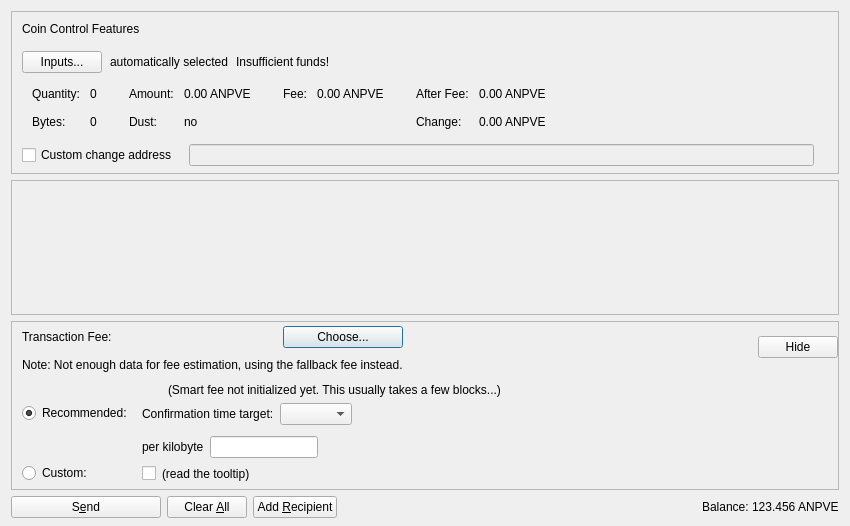
<?xml version="1.0" encoding="UTF-8"?>
<ui version="4.0">
 <class>SendCoinsDialog</class>
 <widget class="QDialog" name="SendCoinsDialog">
  <property name="geometry">
   <rect>
    <x>0</x>
    <y>0</y>
    <width>850</width>
    <height>526</height>
   </rect>
  </property>
  <property name="windowTitle">
   <string>Send Coins</string>
  </property>
  <layout class="QVBoxLayout" name="verticalLayout" stretch="0,1,0,0">
   <property name="bottomMargin">
    <number>8</number>
   </property>
   <item>
    <widget class="QFrame" name="frameCoinControl">
     <property name="sizePolicy">
      <sizepolicy hsizetype="Expanding" vsizetype="Expanding">
       <horstretch>0</horstretch>
       <verstretch>0</verstretch>
      </sizepolicy>
     </property>
     <property name="maximumSize">
      <size>
       <width>16777215</width>
       <height>16777215</height>
      </size>
     </property>
     <property name="frameShape">
      <enum>QFrame::StyledPanel</enum>
     </property>
     <property name="frameShadow">
      <enum>QFrame::Sunken</enum>
     </property>
     <layout class="QVBoxLayout" name="verticalLayoutCoinControl2">
      <property name="spacing">
       <number>0</number>
      </property>
      <property name="leftMargin">
       <number>0</number>
      </property>
      <property name="topMargin">
       <number>0</number>
      </property>
      <property name="rightMargin">
       <number>0</number>
      </property>
      <property name="bottomMargin">
       <number>6</number>
      </property>
      <item>
       <layout class="QVBoxLayout" name="verticalLayoutCoinControl" stretch="0,0,0,0,1">
        <property name="spacing">
         <number>0</number>
        </property>
        <property name="leftMargin">
         <number>10</number>
        </property>
        <property name="topMargin">
         <number>10</number>
        </property>
        <item>
         <layout class="QHBoxLayout" name="horizontalLayoutCoinControl1">
          <property name="bottomMargin">
           <number>15</number>
          </property>
          <item>
           <widget class="QLabel" name="labelCoinControlFeatures">
            <property name="sizePolicy">
             <sizepolicy hsizetype="Preferred" vsizetype="Maximum">
              <horstretch>0</horstretch>
              <verstretch>0</verstretch>
             </sizepolicy>
            </property>
            <property name="text">
             <string>Coin Control Features</string>
            </property>
           </widget>
          </item>
         </layout>
        </item>
        <item>
         <layout class="QHBoxLayout" name="horizontalLayoutCoinControl2" stretch="0,0,0,0">
          <property name="spacing">
           <number>8</number>
          </property>
          <property name="bottomMargin">
           <number>10</number>
          </property>
          <item>
           <widget class="QPushButton" name="pushButtonCoinControl">
            <property name="styleSheet">
             <string notr="true"/>
            </property>
            <property name="text">
             <string>Inputs...</string>
            </property>
            <property name="autoDefault">
             <bool>false</bool>
            </property>
           </widget>
          </item>
          <item>
           <widget class="QLabel" name="labelCoinControlAutomaticallySelected">
            <property name="text">
             <string>automatically selected</string>
            </property>
            <property name="margin">
             <number>5</number>
            </property>
           </widget>
          </item>
          <item>
           <widget class="QLabel" name="labelCoinControlInsuffFunds">
            <property name="text">
             <string>Insufficient funds!</string>
            </property>
            <property name="margin">
             <number>5</number>
            </property>
           </widget>
          </item>
          <item>
           <spacer name="horizontalSpacerCoinControl">
            <property name="orientation">
             <enum>Qt::Horizontal</enum>
            </property>
            <property name="sizeHint" stdset="0">
             <size>
              <width>40</width>
              <height>1</height>
             </size>
            </property>
           </spacer>
          </item>
         </layout>
        </item>
        <item>
         <widget class="QWidget" name="widgetCoinControl" native="true">
          <property name="sizePolicy">
           <sizepolicy hsizetype="Preferred" vsizetype="Preferred">
            <horstretch>0</horstretch>
            <verstretch>0</verstretch>
           </sizepolicy>
          </property>
          <property name="minimumSize">
           <size>
            <width>0</width>
            <height>0</height>
           </size>
          </property>
          <property name="styleSheet">
           <string notr="true"/>
          </property>
          <layout class="QHBoxLayout" name="horizontalLayoutCoinControl5">
           <property name="leftMargin">
            <number>0</number>
           </property>
           <property name="topMargin">
            <number>0</number>
           </property>
           <property name="rightMargin">
            <number>0</number>
           </property>
           <property name="bottomMargin">
            <number>0</number>
           </property>
           <item>
            <layout class="QHBoxLayout" name="horizontalLayoutCoinControl3" stretch="0,0,0,1">
             <property name="spacing">
              <number>20</number>
             </property>
             <property name="topMargin">
              <number>0</number>
             </property>
             <property name="bottomMargin">
              <number>10</number>
             </property>
             <item>
              <layout class="QFormLayout" name="formLayoutCoinControl1">
               <property name="horizontalSpacing">
                <number>10</number>
               </property>
               <property name="verticalSpacing">
                <number>14</number>
               </property>
               <property name="leftMargin">
                <number>10</number>
               </property>
               <property name="topMargin">
                <number>4</number>
               </property>
               <property name="rightMargin">
                <number>6</number>
               </property>
               <item row="0" column="0">
                <widget class="QLabel" name="labelCoinControlQuantityText">
                 <property name="text">
                  <string>Quantity:</string>
                 </property>
                 <property name="margin">
                  <number>0</number>
                 </property>
                </widget>
               </item>
               <item row="0" column="1">
                <widget class="QLabel" name="labelCoinControlQuantity">
                 <property name="cursor">
                  <cursorShape>IBeamCursor</cursorShape>
                 </property>
                 <property name="contextMenuPolicy">
                  <enum>Qt::ActionsContextMenu</enum>
                 </property>
                 <property name="text">
                  <string notr="true">0</string>
                 </property>
                 <property name="margin">
                  <number>0</number>
                 </property>
                 <property name="textInteractionFlags">
                  <set>Qt::LinksAccessibleByMouse|Qt::TextSelectableByKeyboard|Qt::TextSelectableByMouse</set>
                 </property>
                </widget>
               </item>
               <item row="1" column="0">
                <widget class="QLabel" name="labelCoinControlBytesText">
                 <property name="text">
                  <string>Bytes:</string>
                 </property>
                </widget>
               </item>
               <item row="1" column="1">
                <widget class="QLabel" name="labelCoinControlBytes">
                 <property name="cursor">
                  <cursorShape>IBeamCursor</cursorShape>
                 </property>
                 <property name="contextMenuPolicy">
                  <enum>Qt::ActionsContextMenu</enum>
                 </property>
                 <property name="text">
                  <string notr="true">0</string>
                 </property>
                 <property name="textInteractionFlags">
                  <set>Qt::LinksAccessibleByMouse|Qt::TextSelectableByKeyboard|Qt::TextSelectableByMouse</set>
                 </property>
                </widget>
               </item>
              </layout>
             </item>
             <item>
              <layout class="QFormLayout" name="formLayoutCoinControl2">
               <property name="horizontalSpacing">
                <number>10</number>
               </property>
               <property name="verticalSpacing">
                <number>14</number>
               </property>
               <property name="leftMargin">
                <number>6</number>
               </property>
               <property name="topMargin">
                <number>4</number>
               </property>
               <property name="rightMargin">
                <number>6</number>
               </property>
               <item row="0" column="0">
                <widget class="QLabel" name="labelCoinControlAmountText">
                 <property name="text">
                  <string>Amount:</string>
                 </property>
                 <property name="margin">
                  <number>0</number>
                 </property>
                </widget>
               </item>
               <item row="0" column="1">
                <widget class="QLabel" name="labelCoinControlAmount">
                 <property name="cursor">
                  <cursorShape>IBeamCursor</cursorShape>
                 </property>
                 <property name="contextMenuPolicy">
                  <enum>Qt::ActionsContextMenu</enum>
                 </property>
                 <property name="text">
                  <string notr="true">0.00 ANPVE</string>
                 </property>
                 <property name="textInteractionFlags">
                  <set>Qt::LinksAccessibleByMouse|Qt::TextSelectableByKeyboard|Qt::TextSelectableByMouse</set>
                 </property>
                </widget>
               </item>
               <item row="1" column="0">
                <widget class="QLabel" name="labelCoinControlLowOutputText">
                 <property name="text">
                  <string>Dust:</string>
                 </property>
                </widget>
               </item>
               <item row="1" column="1">
                <widget class="QLabel" name="labelCoinControlLowOutput">
                 <property name="cursor">
                  <cursorShape>IBeamCursor</cursorShape>
                 </property>
                 <property name="contextMenuPolicy">
                  <enum>Qt::ActionsContextMenu</enum>
                 </property>
                 <property name="text">
                  <string notr="true">no</string>
                 </property>
                 <property name="textInteractionFlags">
                  <set>Qt::LinksAccessibleByMouse|Qt::TextSelectableByKeyboard|Qt::TextSelectableByMouse</set>
                 </property>
                </widget>
               </item>
              </layout>
             </item>
             <item>
              <layout class="QFormLayout" name="formLayoutCoinControl3">
               <property name="horizontalSpacing">
                <number>10</number>
               </property>
               <property name="verticalSpacing">
                <number>14</number>
               </property>
               <property name="leftMargin">
                <number>6</number>
               </property>
               <property name="topMargin">
                <number>4</number>
               </property>
               <property name="rightMargin">
                <number>6</number>
               </property>
               <item row="0" column="0">
                <widget class="QLabel" name="labelCoinControlFeeText">
                 <property name="text">
                  <string>Fee:</string>
                 </property>
                 <property name="margin">
                  <number>0</number>
                 </property>
                </widget>
               </item>
               <item row="0" column="1">
                <widget class="QLabel" name="labelCoinControlFee">
                 <property name="cursor">
                  <cursorShape>IBeamCursor</cursorShape>
                 </property>
                 <property name="contextMenuPolicy">
                  <enum>Qt::ActionsContextMenu</enum>
                 </property>
                 <property name="text">
                  <string notr="true">0.00 ANPVE</string>
                 </property>
                 <property name="textInteractionFlags">
                  <set>Qt::LinksAccessibleByMouse|Qt::TextSelectableByKeyboard|Qt::TextSelectableByMouse</set>
                 </property>
                </widget>
               </item>
              </layout>
             </item>
             <item>
              <layout class="QFormLayout" name="formLayoutCoinControl4">
               <property name="horizontalSpacing">
                <number>10</number>
               </property>
               <property name="verticalSpacing">
                <number>14</number>
               </property>
               <property name="leftMargin">
                <number>6</number>
               </property>
               <property name="topMargin">
                <number>4</number>
               </property>
               <property name="rightMargin">
                <number>6</number>
               </property>
               <item row="0" column="0">
                <widget class="QLabel" name="labelCoinControlAfterFeeText">
                 <property name="text">
                  <string>After Fee:</string>
                 </property>
                 <property name="margin">
                  <number>0</number>
                 </property>
                </widget>
               </item>
               <item row="0" column="1">
                <widget class="QLabel" name="labelCoinControlAfterFee">
                 <property name="cursor">
                  <cursorShape>IBeamCursor</cursorShape>
                 </property>
                 <property name="contextMenuPolicy">
                  <enum>Qt::ActionsContextMenu</enum>
                 </property>
                 <property name="text">
                  <string notr="true">0.00 ANPVE</string>
                 </property>
                 <property name="textInteractionFlags">
                  <set>Qt::LinksAccessibleByMouse|Qt::TextSelectableByKeyboard|Qt::TextSelectableByMouse</set>
                 </property>
                </widget>
               </item>
               <item row="1" column="0">
                <widget class="QLabel" name="labelCoinControlChangeText">
                 <property name="text">
                  <string>Change:</string>
                 </property>
                </widget>
               </item>
               <item row="1" column="1">
                <widget class="QLabel" name="labelCoinControlChange">
                 <property name="cursor">
                  <cursorShape>IBeamCursor</cursorShape>
                 </property>
                 <property name="contextMenuPolicy">
                  <enum>Qt::ActionsContextMenu</enum>
                 </property>
                 <property name="text">
                  <string notr="true">0.00 ANPVE</string>
                 </property>
                 <property name="textInteractionFlags">
                  <set>Qt::LinksAccessibleByMouse|Qt::TextSelectableByKeyboard|Qt::TextSelectableByMouse</set>
                 </property>
                </widget>
               </item>
              </layout>
             </item>
            </layout>
           </item>
          </layout>
         </widget>
        </item>
        <item>
         <layout class="QHBoxLayout" name="horizontalLayoutCoinControl4" stretch="0,0,0">
          <property name="spacing">
           <number>12</number>
          </property>
          <property name="sizeConstraint">
           <enum>QLayout::SetDefaultConstraint</enum>
          </property>
          <property name="topMargin">
           <number>5</number>
          </property>
          <property name="rightMargin">
           <number>5</number>
          </property>
          <item>
           <widget class="QCheckBox" name="checkBoxCoinControlChange">
            <property name="toolTip">
             <string>If this is activated, but the change address is empty or invalid, change will be sent to a newly generated address.</string>
            </property>
            <property name="text">
             <string>Custom change address</string>
            </property>
           </widget>
          </item>
          <item>
           <widget class="QValidatedLineEdit" name="lineEditCoinControlChange">
            <property name="enabled">
             <bool>false</bool>
            </property>
            <property name="sizePolicy">
             <sizepolicy hsizetype="Expanding" vsizetype="Fixed">
              <horstretch>0</horstretch>
              <verstretch>0</verstretch>
             </sizepolicy>
            </property>
           </widget>
          </item>
          <item>
           <widget class="QLabel" name="labelCoinControlChangeLabel">
            <property name="sizePolicy">
             <sizepolicy hsizetype="Preferred" vsizetype="Expanding">
              <horstretch>0</horstretch>
              <verstretch>0</verstretch>
             </sizepolicy>
            </property>
            <property name="minimumSize">
             <size>
              <width>0</width>
              <height>0</height>
             </size>
            </property>
            <property name="text">
             <string/>
            </property>
            <property name="margin">
             <number>3</number>
            </property>
           </widget>
          </item>
         </layout>
        </item>
        <item>
         <spacer name="verticalSpacerCoinControl">
          <property name="orientation">
           <enum>Qt::Vertical</enum>
          </property>
          <property name="sizeHint" stdset="0">
           <size>
            <width>800</width>
            <height>1</height>
           </size>
          </property>
         </spacer>
        </item>
       </layout>
      </item>
     </layout>
    </widget>
   </item>
   <item>
    <widget class="QScrollArea" name="scrollArea">
     <property name="widgetResizable">
      <bool>true</bool>
     </property>
     <widget class="QWidget" name="scrollAreaWidgetContents">
      <property name="geometry">
       <rect>
        <x>0</x>
        <y>0</y>
        <width>830</width>
        <height>104</height>
       </rect>
      </property>
      <layout class="QVBoxLayout" name="verticalLayout_2" stretch="0,1">
       <property name="leftMargin">
        <number>0</number>
       </property>
       <property name="topMargin">
        <number>0</number>
       </property>
       <property name="rightMargin">
        <number>0</number>
       </property>
       <property name="bottomMargin">
        <number>0</number>
       </property>
       <item>
        <layout class="QVBoxLayout" name="entries">
         <property name="spacing">
          <number>6</number>
         </property>
        </layout>
       </item>
       <item>
        <spacer name="verticalSpacer">
         <property name="orientation">
          <enum>Qt::Vertical</enum>
         </property>
         <property name="sizeHint" stdset="0">
          <size>
           <width>20</width>
           <height>40</height>
          </size>
         </property>
        </spacer>
       </item>
      </layout>
     </widget>
    </widget>
   </item>
   <item>
    <widget class="QFrame" name="frameFee">
     <property name="sizePolicy">
      <sizepolicy hsizetype="Expanding" vsizetype="Expanding">
       <horstretch>0</horstretch>
       <verstretch>0</verstretch>
      </sizepolicy>
     </property>
     <property name="maximumSize">
      <size>
       <width>16777215</width>
       <height>16777215</height>
      </size>
     </property>
     <property name="frameShape">
      <enum>QFrame::StyledPanel</enum>
     </property>
     <property name="frameShadow">
      <enum>QFrame::Sunken</enum>
     </property>
     <layout class="QVBoxLayout" name="verticalLayoutFee1">
      <property name="spacing">
       <number>0</number>
      </property>
      <property name="leftMargin">
       <number>0</number>
      </property>
      <property name="topMargin">
       <number>0</number>
      </property>
      <property name="rightMargin">
       <number>0</number>
      </property>
      <property name="bottomMargin">
       <number>0</number>
      </property>
      <item>
       <layout class="QVBoxLayout" name="verticalLayoutFee2" stretch="0,0,0">
        <property name="spacing">
         <number>0</number>
        </property>
        <property name="leftMargin">
         <number>10</number>
        </property>
        <property name="topMargin">
         <number>0</number>
        </property>
        <item>
         <layout class="QHBoxLayout" name="horizontalLayoutFee1">
          <property name="bottomMargin">
           <number>0</number>
          </property>
          <item>
           <layout class="QVBoxLayout" name="verticalLayoutFee7">
            <property name="spacing">
             <number>0</number>
            </property>
            <item>
             <spacer name="verticalSpacerSmartFee">
              <property name="orientation">
               <enum>Qt::Vertical</enum>
              </property>
              <property name="sizeType">
               <enum>QSizePolicy::Fixed</enum>
              </property>
              <property name="sizeHint" stdset="0">
               <size>
                <width>1</width>
                <height>4</height>
               </size>
              </property>
             </spacer>
            </item>
            <item>
             <layout class="QHBoxLayout" name="horizontalLayoutSmartFee">
              <property name="spacing">
               <number>10</number>
              </property>
              <item>
               <widget class="QLabel" name="labelFeeHeadline">
                <property name="sizePolicy">
                 <sizepolicy hsizetype="Preferred" vsizetype="Maximum">
                  <horstretch>0</horstretch>
                  <verstretch>0</verstretch>
                 </sizepolicy>
                </property>
                <property name="text">
                 <string>Transaction Fee:</string>
                </property>
               </widget>
              </item>
              <item>
               <widget class="QLabel" name="labelFeeMinimized">
                <property name="text">
                 <string/>
                </property>
               </widget>
              </item>
              <item>
               <widget class="QPushButton" name="buttonChooseFee">
                <property name="text">
                 <string>Choose...</string>
                </property>
               </widget>
              </item>
             </layout>
            </item>
            <item>
             <spacer name="verticalSpacer_7">
              <property name="orientation">
               <enum>Qt::Vertical</enum>
              </property>
              <property name="sizeHint" stdset="0">
               <size>
                <width>1</width>
                <height>10</height>
               </size>
              </property>
             </spacer>
            </item>
            <item>
             <widget class="QLabel" name="fallbackFeeWarningLabel">
              <property name="toolTip">
               <string>Using the fallbackfee can result in sending a transaction that will take several hours or days (or never) to confirm. Consider choosing your fee manually or wait until you have validated the complete chain.</string>
              </property>
              <property name="text">
               <string>Note: Not enough data for fee estimation, using the fallback fee instead.</string>
              </property>
              <property name="wordWrap">
               <bool>false</bool>
              </property>
             </widget>
            </item>
            <item>
             <spacer name="verticalSpacer_5">
              <property name="orientation">
               <enum>Qt::Vertical</enum>
              </property>
              <property name="sizeHint" stdset="0">
               <size>
                <width>1</width>
                <height>1</height>
               </size>
              </property>
             </spacer>
            </item>
           </layout>
          </item>
          <item>
           <spacer name="horizontalSpacer_4">
            <property name="orientation">
             <enum>Qt::Horizontal</enum>
            </property>
            <property name="sizeHint" stdset="0">
             <size>
              <width>1</width>
              <height>1</height>
             </size>
            </property>
           </spacer>
          </item>
          <item>
           <widget class="QPushButton" name="buttonMinimizeFee">
            <property name="toolTip">
             <string>collapse fee-settings</string>
            </property>
            <property name="text">
             <string>Hide</string>
            </property>
           </widget>
          </item>
         </layout>
        </item>
        <item>
         <widget class="QFrame" name="frameFeeSelection">
          <layout class="QVBoxLayout" name="verticalLayoutFee12">
           <property name="spacing">
            <number>0</number>
           </property>
           <property name="leftMargin">
            <number>0</number>
           </property>
           <property name="topMargin">
            <number>0</number>
           </property>
           <property name="rightMargin">
            <number>0</number>
           </property>
           <property name="bottomMargin">
            <number>0</number>
           </property>
           <item>
            <layout class="QGridLayout" name="gridLayoutFee">
             <property name="topMargin">
              <number>10</number>
             </property>
             <property name="bottomMargin">
              <number>4</number>
             </property>
             <property name="horizontalSpacing">
              <number>10</number>
             </property>
             <property name="verticalSpacing">
              <number>4</number>
             </property>
             <item row="1" column="1">
              <layout class="QVBoxLayout" name="verticalLayoutFee8">
               <property name="spacing">
                <number>6</number>
               </property>
               <property name="topMargin">
                <number>3</number>
               </property>
               <item>
                <layout class="QHBoxLayout" name="horizontalLayoutFee13" stretch="0,0,1">
                 <item>
                  <widget class="QLabel" name="labelCustomPerKilobyte">
                   <property name="toolTip">
                    <string>If the custom fee is set to 1000 ruffs and the transaction is only 250 bytes, then &quot;per kilobyte&quot; only pays 250 ruffs in fee,&lt;br /&gt;while &quot;at least&quot; pays 1000 ruffs. For transactions bigger than a kilobyte both pay by kilobyte.</string>
                   </property>
                   <property name="text">
                    <string>per kilobyte</string>
                   </property>
                  </widget>
                 </item>
                 <item>
                  <widget class="BitcoinAmountField" name="customFee"/>
                 </item>
                 <item>
                  <spacer name="horizontalSpacer_6">
                   <property name="orientation">
                    <enum>Qt::Horizontal</enum>
                   </property>
                   <property name="sizeHint" stdset="0">
                    <size>
                     <width>1</width>
                     <height>1</height>
                    </size>
                   </property>
                  </spacer>
                 </item>
                </layout>
               </item>
               <item>
                <layout class="QHBoxLayout" name="horizontalLayoutFee8">
                 <item>
                  <widget class="QCheckBox" name="checkBoxMinimumFee">
                   <property name="toolTip">
                    <string>Paying only the minimum fee is just fine as long as there is less transaction volume than space in the blocks.&lt;br /&gt;But be aware that this can end up in a never confirming transaction once there is more demand for anonpay transactions than the network can process.</string>
                   </property>
                   <property name="text">
                    <string/>
                   </property>
                  </widget>
                 </item>
                 <item>
                  <widget class="QLabel" name="labelMinFeeWarning">
                   <property name="enabled">
                    <bool>true</bool>
                   </property>
                   <property name="toolTip">
                    <string>Paying only the minimum fee is just fine as long as there is less transaction volume than space in the blocks.&lt;br /&gt;But be aware that this can end up in a never confirming transaction once there is more demand for anonpay transactions than the network can process.</string>
                   </property>
                   <property name="text">
                    <string>(read the tooltip)</string>
                   </property>
                   <property name="margin">
                    <number>5</number>
                   </property>
                  </widget>
                 </item>
                 <item>
                  <spacer name="horizontalSpacer_2">
                   <property name="orientation">
                    <enum>Qt::Horizontal</enum>
                   </property>
                   <property name="sizeHint" stdset="0">
                    <size>
                     <width>1</width>
                     <height>1</height>
                    </size>
                   </property>
                  </spacer>
                 </item>
                </layout>
               </item>
              </layout>
             </item>
             <item row="0" column="0">
              <layout class="QVBoxLayout" name="verticalLayoutFee4" stretch="0,1">
               <property name="topMargin">
                <number>20</number>
               </property>
               <property name="bottomMargin">
                <number>3</number>
               </property>
               <item>
                <widget class="QRadioButton" name="radioSmartFee">
                 <property name="text">
                  <string>Recommended:</string>
                 </property>
                 <property name="checked">
                  <bool>true</bool>
                 </property>
                 <attribute name="buttonGroup">
                  <string notr="true">groupFee</string>
                 </attribute>
                </widget>
               </item>
               <item>
                <spacer name="verticalSpacer_2">
                 <property name="orientation">
                  <enum>Qt::Vertical</enum>
                 </property>
                 <property name="sizeHint" stdset="0">
                  <size>
                   <width>1</width>
                   <height>1</height>
                  </size>
                 </property>
                </spacer>
               </item>
              </layout>
             </item>
             <item row="1" column="0">
              <layout class="QVBoxLayout" name="verticalLayoutFee9" stretch="0,1">
               <property name="topMargin">
                <number>30</number>
               </property>
               <item>
                <widget class="QRadioButton" name="radioCustomFee">
                 <property name="text">
                  <string>Custom:</string>
                 </property>
                 <attribute name="buttonGroup">
                  <string notr="true">groupFee</string>
                 </attribute>
                </widget>
               </item>
               <item>
                <spacer name="verticalSpacer_6">
                 <property name="orientation">
                  <enum>Qt::Vertical</enum>
                 </property>
                 <property name="sizeHint" stdset="0">
                  <size>
                   <width>1</width>
                   <height>1</height>
                  </size>
                 </property>
                </spacer>
               </item>
              </layout>
             </item>
             <item row="0" column="1">
              <layout class="QVBoxLayout" name="verticalLayoutFee3" stretch="0,0,1">
               <property name="spacing">
                <number>6</number>
               </property>
               <property name="topMargin">
                <number>0</number>
               </property>
               <property name="bottomMargin">
                <number>3</number>
               </property>
               <item>
                <layout class="QHBoxLayout" name="horizontalLayoutFee12">
                 <item>
                  <widget class="QLabel" name="labelSmartFee">
                   <property name="text">
                    <string/>
                   </property>
                   <property name="margin">
                    <number>2</number>
                   </property>
                  </widget>
                 </item>
                 <item>
                  <widget class="QLabel" name="labelFeeEstimation">
                   <property name="text">
                    <string/>
                   </property>
                  </widget>
                 </item>
                 <item>
                  <widget class="QLabel" name="labelSmartFee2">
                   <property name="text">
                    <string>(Smart fee not initialized yet. This usually takes a few blocks...)</string>
                   </property>
                   <property name="margin">
                    <number>2</number>
                   </property>
                  </widget>
                 </item>
                 <item>
                  <spacer name="horizontalSpacer_5">
                   <property name="orientation">
                    <enum>Qt::Horizontal</enum>
                   </property>
                   <property name="sizeHint" stdset="0">
                    <size>
                     <width>1</width>
                     <height>1</height>
                    </size>
                   </property>
                  </spacer>
                 </item>
                </layout>
               </item>
               <item>
                <layout class="QHBoxLayout" name="horizontalLayoutFee9">
                 <item>
                  <layout class="QVBoxLayout" name="verticalLayoutFee6">
                   <item>
                    <widget class="QLabel" name="labelSmartFee3">
                     <property name="text">
                      <string>Confirmation time target:</string>
                     </property>
                     <property name="margin">
                      <number>2</number>
                     </property>
                    </widget>
                   </item>
                  </layout>
                 </item>
                 <item>
                  <layout class="QVBoxLayout" name="verticalLayoutFee5">
                   <property name="rightMargin">
                    <number>30</number>
                   </property>
                   <item>
                    <layout class="QHBoxLayout" name="horizontalLayoutConfTarget">
                     <property name="bottomMargin">
                      <number>0</number>
                     </property>
                     <item>
                      <widget class="QComboBox" name="confTargetSelector"/>
                     </item>
                     <item>
                      <spacer name="horizontalSpacerConfTarget">
                       <property name="orientation">
                        <enum>Qt::Horizontal</enum>
                       </property>
                       <property name="sizeHint" stdset="0">
                        <size>
                         <width>40</width>
                         <height>20</height>
                        </size>
                       </property>
                      </spacer>
                     </item>
                    </layout>
                   </item>
                  </layout>
                 </item>
                </layout>
               </item>
               <item>
                <spacer name="verticalSpacer_4">
                 <property name="orientation">
                  <enum>Qt::Vertical</enum>
                 </property>
                 <property name="sizeHint" stdset="0">
                  <size>
                   <width>1</width>
                   <height>1</height>
                  </size>
                 </property>
                </spacer>
               </item>
              </layout>
             </item>
            </layout>
           </item>
          </layout>
         </widget>
        </item>
        <item>
         <spacer name="verticalSpacerFee">
          <property name="orientation">
           <enum>Qt::Vertical</enum>
          </property>
          <property name="sizeHint" stdset="0">
           <size>
            <width>800</width>
            <height>1</height>
           </size>
          </property>
         </spacer>
        </item>
       </layout>
      </item>
     </layout>
    </widget>
   </item>
   <item>
    <layout class="QHBoxLayout" name="horizontalLayout">
     <item>
      <widget class="QPushButton" name="sendButton">
       <property name="minimumSize">
        <size>
         <width>150</width>
         <height>0</height>
        </size>
       </property>
       <property name="toolTip">
        <string>Confirm the send action</string>
       </property>
       <property name="text">
        <string>S&amp;end</string>
       </property>
       <property name="autoDefault">
        <bool>false</bool>
       </property>
       <property name="default">
        <bool>false</bool>
       </property>
      </widget>
     </item>
     <item>
      <widget class="QPushButton" name="clearButton">
       <property name="sizePolicy">
        <sizepolicy hsizetype="Minimum" vsizetype="Fixed">
         <horstretch>0</horstretch>
         <verstretch>0</verstretch>
        </sizepolicy>
       </property>
       <property name="toolTip">
        <string>Clear all fields of the form.</string>
       </property>
       <property name="text">
        <string>Clear &amp;All</string>
       </property>
       <property name="autoDefault">
        <bool>false</bool>
       </property>
      </widget>
     </item>
     <item>
      <widget class="QPushButton" name="addButton">
       <property name="toolTip">
        <string>Send to multiple recipients at once</string>
       </property>
       <property name="text">
        <string>Add &amp;Recipient</string>
       </property>
       <property name="autoDefault">
        <bool>false</bool>
       </property>
      </widget>
     </item>
     <item>
      <spacer name="horizontalSpacer">
       <property name="orientation">
        <enum>Qt::Horizontal</enum>
       </property>
       <property name="sizeHint" stdset="0">
        <size>
         <width>40</width>
         <height>20</height>
        </size>
       </property>
      </spacer>
     </item>
     <item>
      <layout class="QHBoxLayout" name="horizontalLayout_2">
       <property name="spacing">
        <number>3</number>
       </property>
       <item>
        <widget class="QLabel" name="labelBalanceText">
         <property name="text">
          <string>Balance:</string>
         </property>
        </widget>
       </item>
       <item>
        <widget class="QLabel" name="labelBalance">
         <property name="sizePolicy">
          <sizepolicy hsizetype="Preferred" vsizetype="Preferred">
           <horstretch>0</horstretch>
           <verstretch>0</verstretch>
          </sizepolicy>
         </property>
         <property name="cursor">
          <cursorShape>IBeamCursor</cursorShape>
         </property>
         <property name="text">
          <string notr="true">123.456 ANPVE</string>
         </property>
         <property name="textInteractionFlags">
          <set>Qt::LinksAccessibleByMouse|Qt::TextSelectableByKeyboard|Qt::TextSelectableByMouse</set>
         </property>
        </widget>
       </item>
      </layout>
     </item>
    </layout>
   </item>
  </layout>
 </widget>
 <customwidgets>
  <customwidget>
   <class>QValidatedLineEdit</class>
   <extends>QLineEdit</extends>
   <header>qt/qvalidatedlineedit.h</header>
  </customwidget>
  <customwidget>
   <class>BitcoinAmountField</class>
   <extends>QLineEdit</extends>
   <header>qt/bitcoinamountfield.h</header>
   <container>1</container>
  </customwidget>
 </customwidgets>
 <resources>
  <include location="../anonpay.qrc"/>
 </resources>
 <connections/>
 <buttongroups>
  <buttongroup name="groupFee"/>
 </buttongroups>
</ui>
